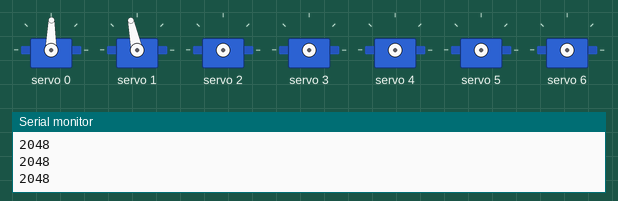
Bench run of a sketch on a simulated Arduino Due. On the bench: 7 × servo, the last lines printed to the serial monitor.

Above: at 0.1 s.
At 1.1 s:
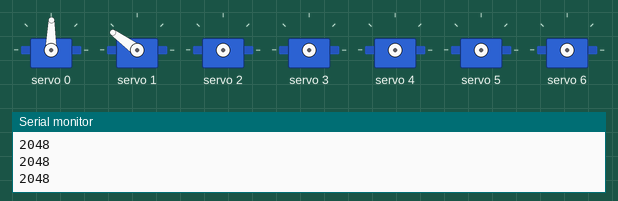
At 2.7 s:
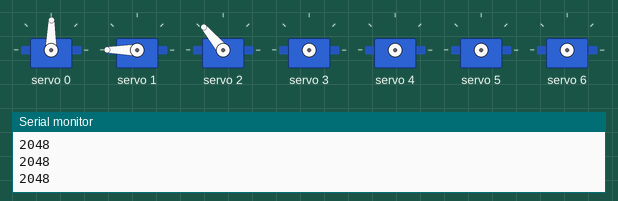
At 4.1 s:
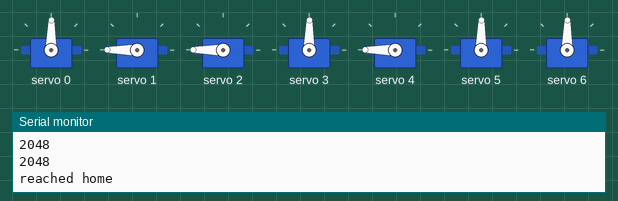
Timing chart, 0 to 5.6 s (numbered marks = the images above):
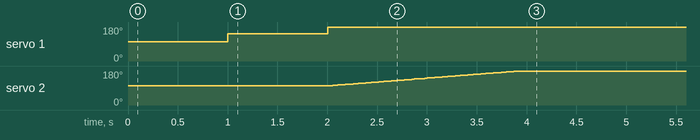

The sketch:

basic_movement.ino
```cpp
#include <Arduino.h>
#include <Wire.h>
#include <Adafruit_PWMServoDriver.h>


Adafruit_PWMServoDriver PWM = Adafruit_PWMServoDriver();

const int total_joints = 7;
const int feedback_joints = 4;
const float max_down_velocity = 40; //degree/s
const int down_control_pins[total_joints] = {0, -1, 1, 0, 0, 0, 0};
const int feedbackpins[feedback_joints] = {32,33,34,35};
const float homepos[total_joints] = {90.0, 180.0, 180.0, 90.0, 180.0, 90.0, 90.0};
float currentpos[feedback_joints];
String inputBuffer = "";

float readpot(int i){
  int rawADC = analogRead(i);
  Serial.println(rawADC);
  float rawangle = map(rawADC, 45, 3571, 0, 180);
  return rawangle;
}

void get_current_position(float* arr, const int* pins){
  for(int i=0; i<feedback_joints;i++){
      arr[i] = readpot(pins[i]);
  }
}

void printcurrentpos(float* pos){
  Serial.print("currentpos: ");
  for(int i=0; i<feedback_joints; i++){
    Serial.print(pos[i]);
    Serial.print(", ");
  }
  Serial.println(".");
}

uint16_t angletopwm(float angle){
  int pulse = map((long)(angle*100), 0, 18000, 100, 500);
  return constrain(pulse, 100, 500);
}

void move_arm(const float* target){
  get_current_position(currentpos, feedbackpins);
  float DT = 1000/max_down_velocity;
  for(int i=0; i<total_joints; i++){
    float dist = abs(target[i]-currentpos[i]);
    if(down_control_pins[i]!=0){
      if((down_control_pins[i]*(target[i]-currentpos[i]))>0){
        while((down_control_pins[i]*abs(target[i]-currentpos[i]))>0){
          PWM.setPWM(i, 0, angletopwm(currentpos[i]));
          delay(DT);
          currentpos[i]+=(float)down_control_pins[i];
        }
      }
      else{
        while((down_control_pins[i]*(target[i]-currentpos[i]))<0 && dist>60){
          PWM.setPWM(i, 0, angletopwm(currentpos[i]));
          delay(DT*max_down_velocity);
          currentpos[i]-=(float)down_control_pins[i]*max_down_velocity;
        }
      }
    }
    PWM.setPWM(i, 0, angletopwm(target[i]));
  }
}

void gohome(){
  move_arm(homepos);
  Serial.println("reached home");
}

void setup() {
  Serial.begin(115200);
  analogReadResolution(12);
  PWM.begin();
  PWM.setPWMFreq(50);
  analogReadResolution(12);
  gohome();
  delay(5000);
  inputBuffer.reserve(128);
}

void loop() {
  while (Serial.available()>0){
    char c = Serial.read();

    if (c=='\n'){
      processLine(inputBuffer);
      inputBuffer = "";
    }
    else{
      inputBuffer += c;
    }
  }
}

void processLine(const String &line){
  float angle[total_joints];
  int count = 0;

  int startIdx = 0;
  for(int i=0; i <= line.length(); i++){
    if(i==line.length() || line.charAt(i)==','){
      if (count < total_joints){
        String token = line.substring(startIdx, i);
        angle[i] = token.toFloat();
        count++;
      }
      startIdx = i + 1;
    }
  }

  if(count==total_joints){
    move_arm(angle);
  }
}
```
